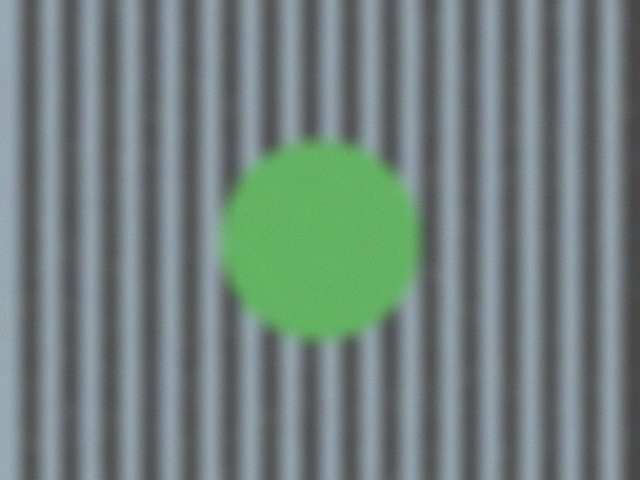
#> input picture data/sample_images/degraded_sample.jpg, 640 x 480 px
$ python -i edge_analysis.py   (imports and definitions only)   (older library calls are emulated)
#> lines starting #> are read from the running program, lines starting #| are printed output that depends on the picture
"""
analysis.edge_analysis
----------------------
Structural-detail analysis using Canny edges plus gradient strength.

Canny provides a sparse structural map, while robust gradient statistics
provide a fallback when a low-contrast image contains real structure that
Canny's hysteresis thresholds do not capture. Combining both signals makes
edge scoring less brittle across photographs with different contrast levels.
"""

import cv2
import numpy as np

from config import settings


def compute_edge_map(gray):
    """Return a Canny edge map using robust percentile thresholds."""
    gray = np.asarray(gray, dtype=np.uint8)
    smooth = cv2.GaussianBlur(gray, (3, 3), 0)
    median = float(np.median(smooth))
    lower = int(np.clip(0.66 * median, 10, 180))
    upper = int(np.clip(1.33 * median, lower + 10, 240))
    return cv2.Canny(smooth, lower, upper)


def _gradient_strength(gray):
    """Robust normalized gradient strength, capped to avoid outlier dominance."""
    gx = cv2.Sobel(gray, cv2.CV_32F, 1, 0, ksize=3)
    gy = cv2.Sobel(gray, cv2.CV_32F, 0, 1, ksize=3)
    magnitude = cv2.magnitude(gx, gy)
    # The 75th percentile captures broad structural detail without letting a
    # few extreme boundaries dominate the score.
    p75 = float(np.percentile(magnitude, 75))
    return p75


def analyze(gray):
    edges = compute_edge_map(gray)
    edge_density = float(np.count_nonzero(edges)) / edges.size
    gradient_strength = _gradient_strength(gray)

    density_score = np.clip(
        (edge_density / settings.EDGE_DENSITY_GOOD_MIN) * 85, 0, 100
    )
    gradient_score = np.clip(
        (gradient_strength / settings.GRADIENT_STRENGTH_GOOD) * 100, 0, 100
    )

    if edge_density <= settings.EDGE_DENSITY_LOW_MAX:
        label = "WEAK" if gradient_strength < settings.GRADIENT_STRENGTH_LOW else "MODERATE"
    elif edge_density >= settings.EDGE_DENSITY_GOOD_MIN:
        label = "GOOD"
    else:
        label = "MODERATE"

    # When Canny produces no edges, do not fabricate edge density from a
    # fallback detector. Gradient strength still provides a useful structural
    # signal, but it receives a conservative contribution to the final score.
    if edge_density <= settings.EDGE_DENSITY_LOW_MAX:
        score = float(np.clip(0.40 * gradient_score, 0, 100))
    else:
        score = float(np.clip(0.70 * density_score + 0.30 * gradient_score, 0, 100))

    return {
        "edge_density": round(edge_density, 5),
        "gradient_strength": round(gradient_strength, 2),
        "edge_label": label,
        "edge_score": round(score, 2),
        "edge_map": edges,
    }

>>> import cv2
>>> picture = cv2.imread('../data/sample_images/degraded_sample.jpg', cv2.IMREAD_GRAYSCALE)
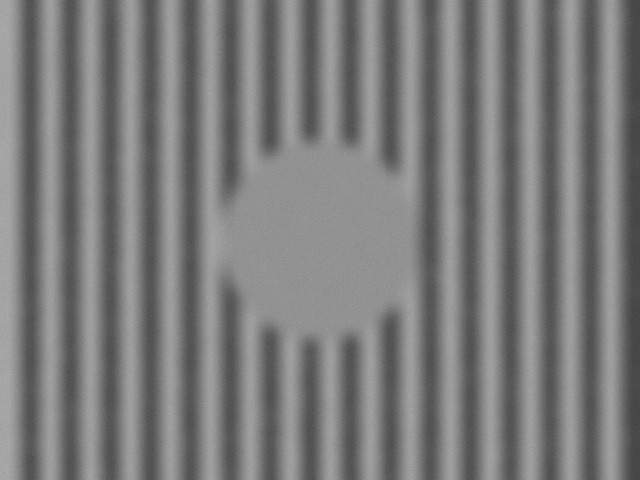
#> picture: shape (480, 640); min 67, max 174, mean 123.5
>>> result = analyze(picture)
#> in compute_edge_map, `median = float(np.median(smooth))`: median = 127
#> in compute_edge_map, `lower = int(np.clip(0.66 * median, 10, 180))`: lower = 83
#> in compute_edge_map, `upper = int(np.clip(1.33 * median, lower + 10, 240))`: upper = 168
#> in compute_edge_map, `return cv2.Canny(smooth, lower, upper)`: returned value: shape (480, 640); every value is 0
#> in analyze, `edge_density = float(np.count_nonzero(edges)) / edges.size`: edge_density = 0
#> in _gradient_strength, `gx = cv2.Sobel(gray, cv2.CV_32F, 1, 0, ksize=3)`:
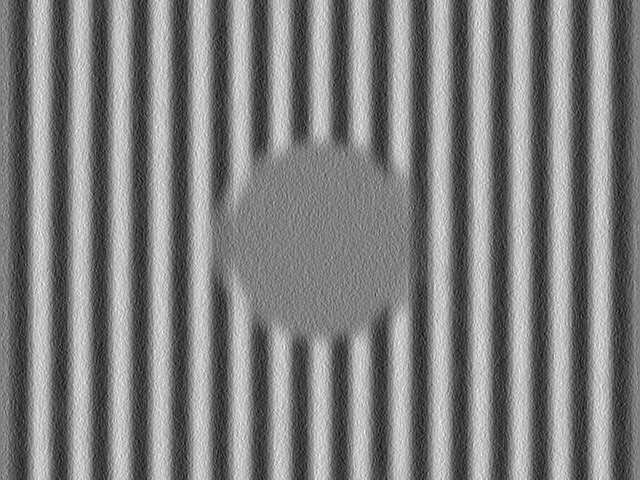
#> gx: shape (480, 640) float32; min -74, max 73, mean -1.1; drawn with min black and max white
#> in _gradient_strength, `gy = cv2.Sobel(gray, cv2.CV_32F, 0, 1, ksize=3)`:
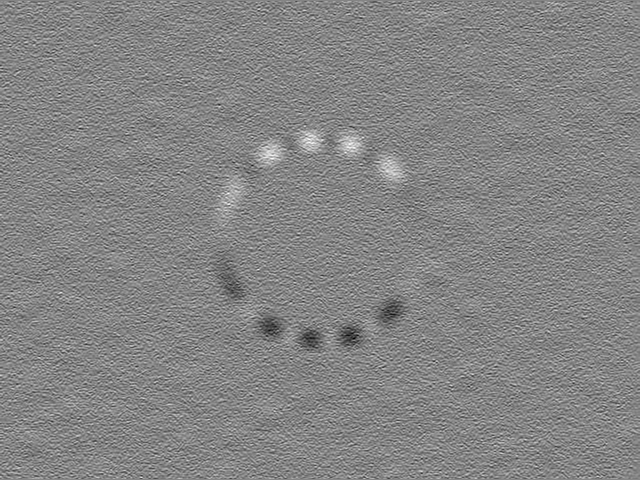
#> gy: shape (480, 640) float32; min -50, max 46, mean 0; drawn with min black and max white
#> in _gradient_strength, `magnitude = cv2.magnitude(gx, gy)`:
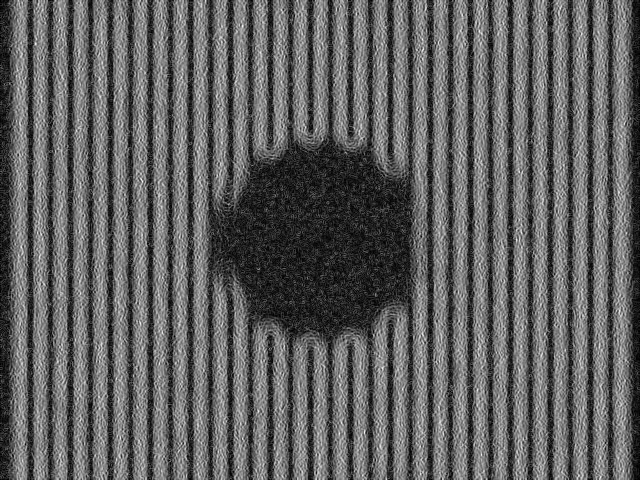
#> magnitude: shape (480, 640) float32; min 0, max 74, mean 27.9; drawn with min black and max white
#> in _gradient_strength, `p75 = float(np.percentile(magnitude, 75))`: p75 = 39.29
#> in analyze, `density_score = np.clip( (edge_density / settings.EDGE_DENSITY_GOOD_MI..`: density_score = 0
#> in analyze, `gradient_score = np.clip( (gradient_strength / settings.GRADIENT_STREN..`: gradient_score = 65.49
#> in analyze, `label = "WEAK" if gradient_strength < settings.GRADIENT_STRENGTH_LOW e..`: label = 'MODERATE'
#> in analyze, `score = float(np.clip(0.40 * gradient_score, 0, 100))`: score = 26.2
#> result = 5 items
